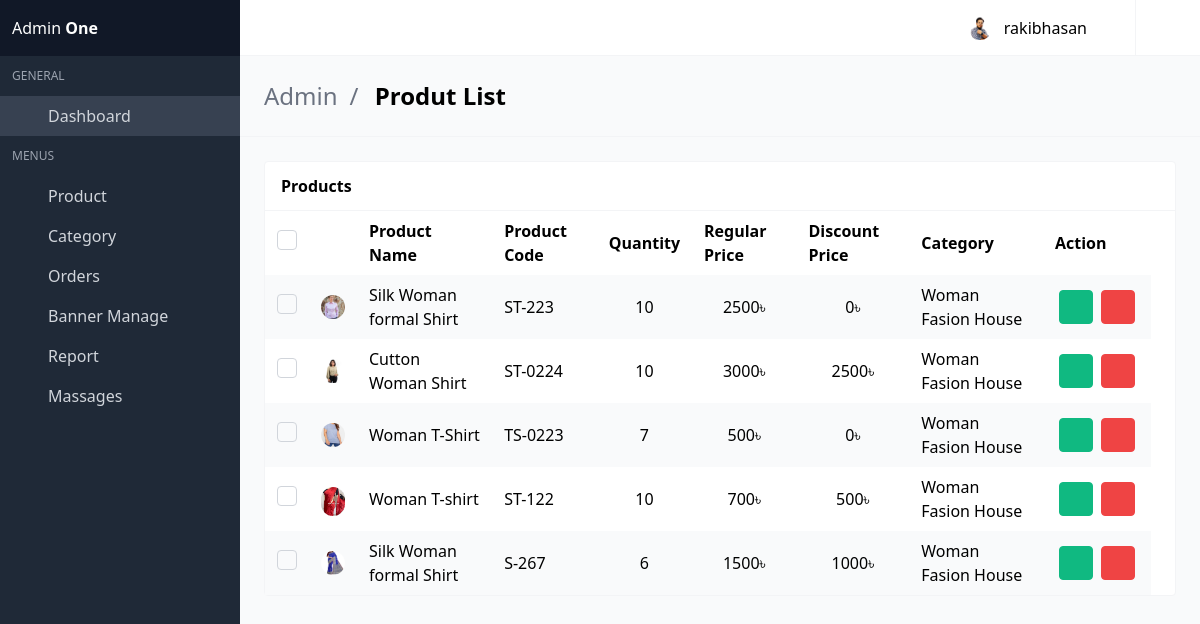
Before: /view-product-list/ (signed in) with the older database file.
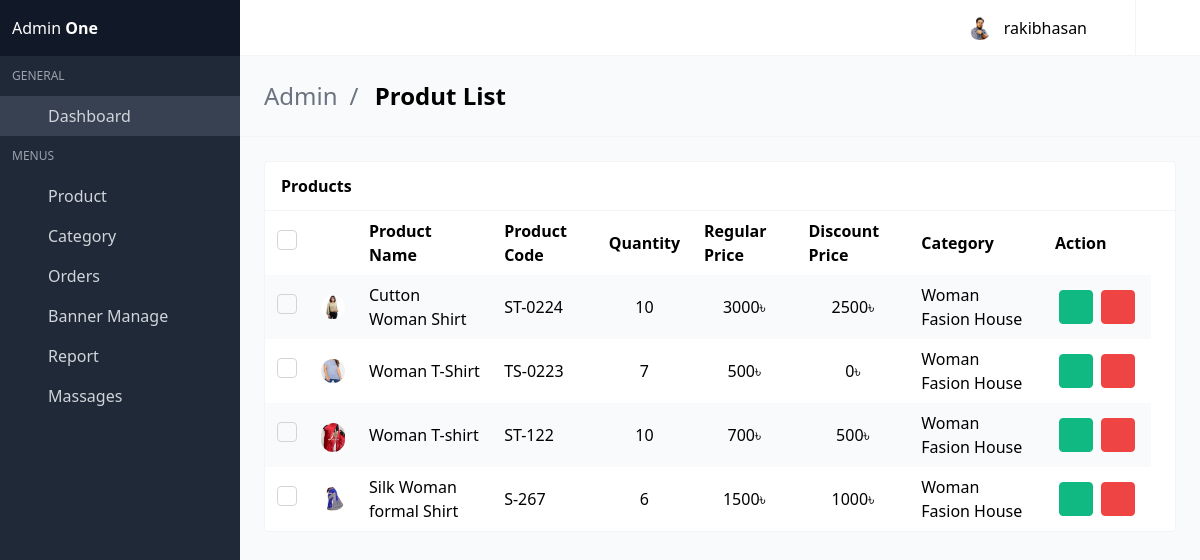
After: the same page with the newer database file.
### shopApp/models.py (models this page shows, shortened)
class Product(models.Model):
    product_name         = models.CharField(max_length=260)
    product_code         = models.CharField(max_length=20)
    product_quintity     = models.IntegerField(default=0)
    product_category     = models.ForeignKey(Category, on_delete=models.CASCADE, related_name='category')
    roduct_title         = models.CharField(max_length=260)
    image                = models.ImageField(upload_to='products')
    product_color_image  = models.ManyToManyField(ColorImage, blank=True, null=True, related_name="colorImg")
    color_name           = models.CharField(max_length=160)
    availableSize        = models.CharField(max_length=60)
    slug                 = models.SlugField(unique=True, null=True, blank=True)
    details              = models.TextField()
    main_price           = models.IntegerField()
    is_newarival         = models.BooleanField(default=False)
    is_featured          = models.BooleanField(default=False)
    is_discount          = models.BooleanField(default=False)
    dic_price            = models.IntegerField(default=0, blank=True, null=True)
    cerated_at           = models.DateTimeField(auto_now_add=True)
    updated_at           = models.DateTimeField(auto_now=True)

class Category(models.Model):
    category_name       = models.CharField(max_length=100)
    slug                = models.SlugField(unique=True, null=True, blank=True)
    created_at          = models.DateTimeField(auto_now_add=True)
    updated_at          = models.DateTimeField(auto_now=True)

### adminApp/views.py (the view)
# urls.py: path('view-product-list/', views.viewProduct, name='view_product'),
@login_required
def viewProduct(request):
    products = Product.objects.all()
    context = {
        'products':products
    }
    return render(request, 'AdminDashbord/view-product.html', context)

### template/AdminDashbord/view-product.html (shortened to what this page needs)
{% extends "AdminDashbord/base.html" %}
{% block body %}
<section class="is-title-bar">
    <div class="flex flex-col md:flex-row items-center justify-between space-y-6 md:space-y-0">
      <ul>
        <li>Admin</li>
        <li>Produt List</li>
      </ul>
    </div>
  </section>
    <section class="section main-section">
      <div class="card has-table">
        <header class="card-header">
          <p class="card-header-title">
            Products
          </p>
          <a href="#" class="card-header-icon">
            <span class="icon"></span>
          </a>
        </header>
        <div class="card-content">
          <table>
            <thead>
            <tr>
              <th class="checkbox-cell">
                <label class="checkbox">
                  <span class="check"></span>
                </label>
              </th>
              <th class="image-cell"></th>
              <th>Product Name</th>
              <th>Product Code</th>
              <th>Quantity</th>
              <th>Regular Price</th>
              <th>Discount Price</th>
              <th>Category</th>
              <th>Action</th>
              <th></th>
            </tr>
            </thead>
            <tbody>
            {% for i in products %}
            <tr>
                <td class="checkbox-cell">
                    <label class="checkbox">
                    <span class="check"></span>
                    </label>
                </td>
                <td class="image-cell">
                    <div class="image">
                    <img src="/media/{{i.image}}" class="rounded-full">
                    </div>
                </td>
                <td data-label="Name">{{i.product_name}}</td>
                <td data-label="Company">{{i.product_code}}</td>
                {% if i.product_quintity <= 5 %}
                    <td data-label="City" style="color: white;background-color:rgb(230, 85, 85);text-align:center;">{{i.product_quintity}}</td>
                {% else %}
                    <td data-label="City" style="text-align:center;">{{i.product_quintity}}</td>
                {% endif %}
                <td data-label="City" style="text-align:center;">{{i.main_price}}&#2547</td>
                <td data-label="City" style="text-align:center;">{{i.dic_price}}&#2547</td>
                <td data-label="City">{{i.product_category.category_name}}</td>
                <td class="actions-cell">
                    <div class="buttons right nowrap">
                    <a href="{% url 'adminApp:update_product' slug=i.slug %}" class="button small green --jb-modal"  data-target="sample-modal-2" type="button">
                        <span class="icon"></span>
                    </a>
                    <a href="{% url 'adminApp:delete_product' slug=i.slug %}" class="button small red --jb-modal" data-target="sample-modal" type="button">
                        <span class="icon"></span>
                    </a>
                    </div>
                </td>
            </tr>
            {% endfor %}
            </tbody>
          </table>
        </div>
      </div>
{% endblock %}

Changed rows visible on the page:
removed Product: image (picture), product_name "Silk Woman formal Shirt", product_code "ST-223", product_quintity "10", main_price "2500", dic_price "0", product_category.category_name "Woman Fasion House"
